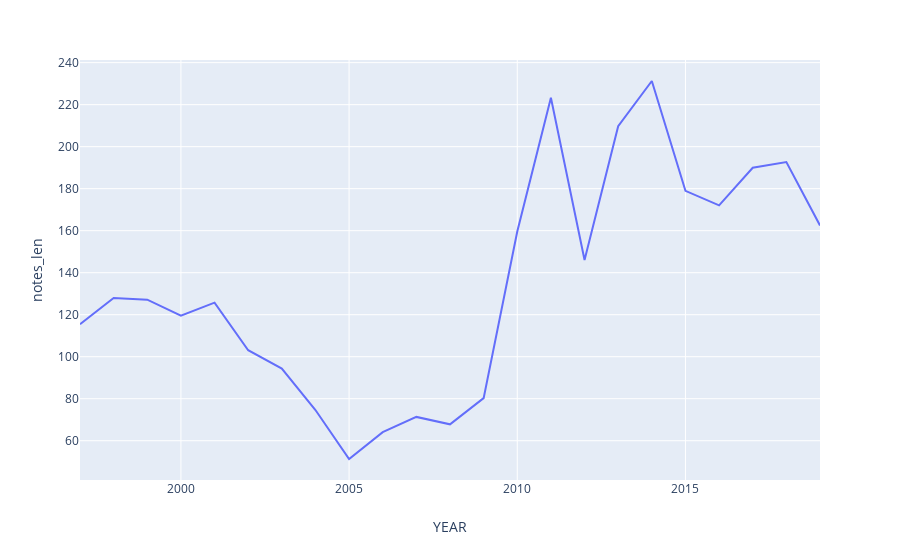

Here is the notebook cell this chart was saved with:
### Code cell
px.line(nigeria_len, x='YEAR', y='notes_len')

### Figure 1 — Plotly figure (JSON) as saved in the notebook; plotly's stock layout.template omitted (floating-point values rounded to 4 significant figures)
{"data": [{"hovertemplate": "YEAR=%{x}<br>notes_len=%{y}<extra></extra>", "legendgroup": "", "line": {"color": "#636efa", "dash": "solid"}, "mode": "lines", "name": "", "showlegend": false, "type": "scatter", "uid": "d25e51da-30cc-453b-9cde-3875fccf4917", "x": [1997, 1998, 1999, 2000, 2001, 2002, 2003, 2004, 2005, 2006, 2007, 2008, 2009, 2010, 2011, 2012, 2013, 2014, 2015, 2016, 2017, 2018, 2019], "xaxis": "x", "y": [115.5, 127.9, 127.2, 119.5, 125.7, 103.1, 94.34, 74.61, 51.29, 64.08, 71.34, 67.81, 80.29, 159.6, 223.3, 146.1, 209.7, 231.3, 179.0, 172.1, 190.0, 192.7, 162.5], "yaxis": "y"}], "layout": {"autosize": true, "grid": {"xaxes": ["x"], "xgap": 0.1, "xside": "bottom", "yaxes": ["y"], "ygap": 0.1, "yside": "left"}, "legend": {"tracegroupgap": 0}, "margin": {"t": 60}, "xaxis": {"autorange": true, "range": [1997, 2019], "title": {"text": "YEAR"}, "type": "linear"}, "yaxis": {"autorange": true, "range": [41.3, 241.3], "title": {"text": "notes_len"}, "type": "linear"}}}
